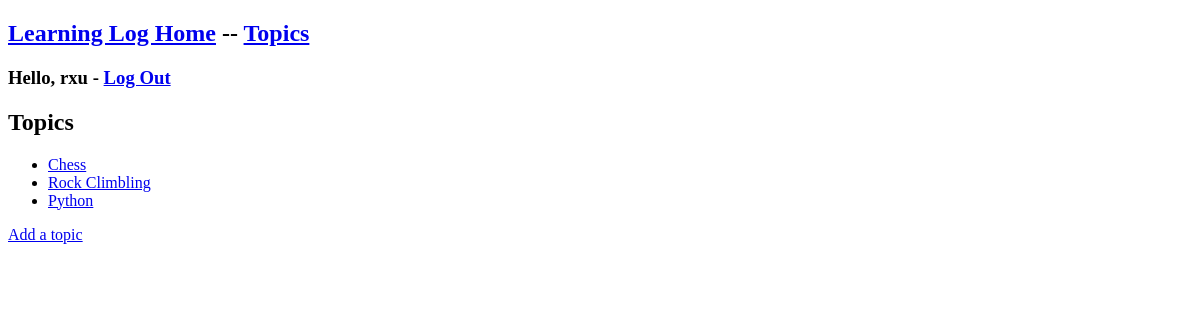
The page /topics/ (signed in) on the database as committed earlier.
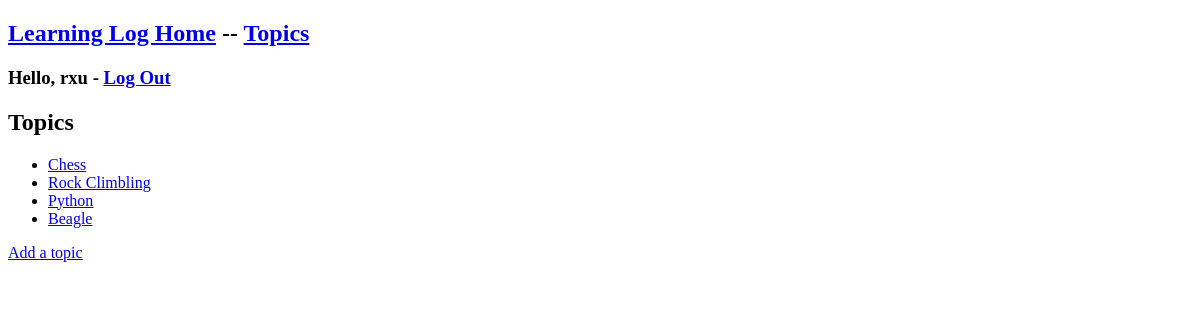
The same page on the database as committed later.
### learning_logs/models.py (models this page shows)
class Topic(models.Model):
    text=models.CharField(max_length=200)
    date_added=models.DateTimeField(auto_now_add=True)
    def __str__(self):
        return self.text

### learning_logs/views.py (the view)
# urls.py: path('topics/', views.topics, name='topics'),
@login_required
def topics(request):
    topics = Topic.objects.order_by('date_added')
    context = {'topics': topics}
    return render(request=request, template_name='learning_logs/topics.html', context=context)

### learning_logs/templates/learning_logs/topics.html
{% extends "learning_logs/base.html" %}
{% block content %}
<h2>Topics</h2>
<ul>
    {% for topic in topics %}
    <li><a href="{% url 'learning_logs:topic' topic.id %}">{{topic}}</a></li>
    {% empty %}
    <li>No topic has been added yet!</li>
    {% endfor %}
</ul>
<a href="{% url 'learning_logs:new_topic' %}">Add a topic</a>
{% endblock content %}

Rows that differ between the two databases and show on the page:
added Topic: text "Beagle"
